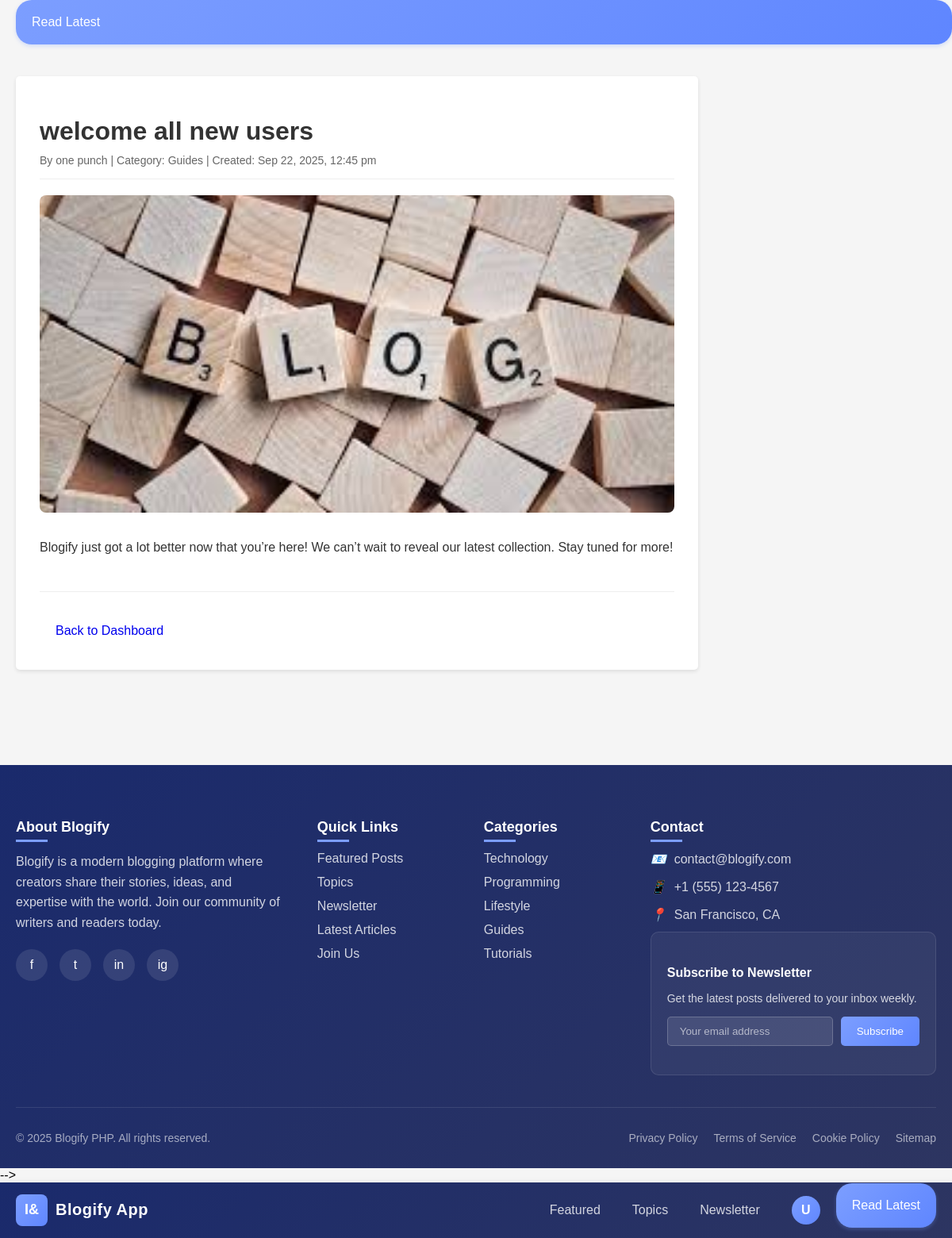
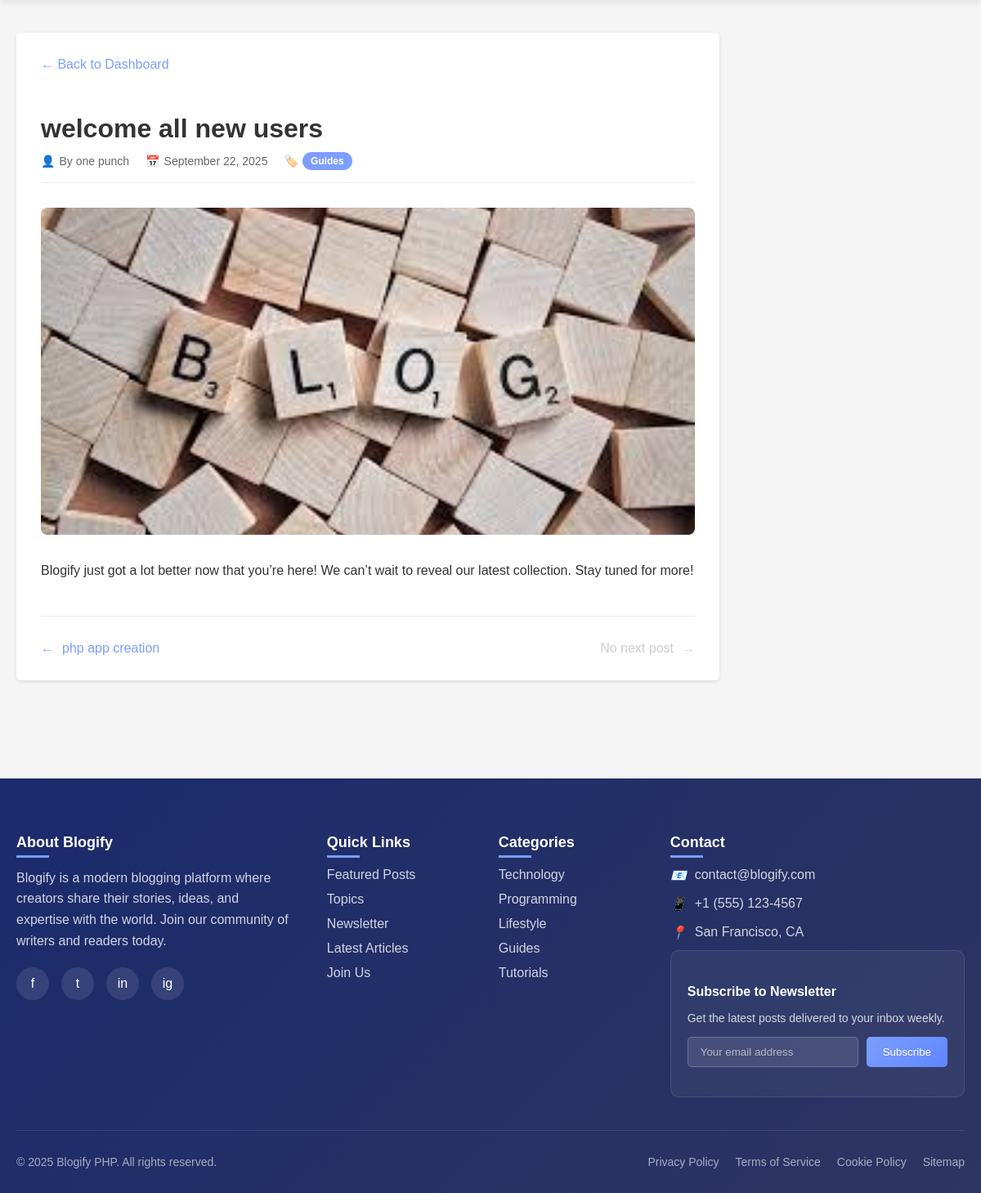
Screenshot of /users/view_blog.php?id=2 (signed in) with the database file from the repository (2 pictures, top to bottom).
### tables this page shows
CREATE TABLE `blogs` (
  `id` int(11) NOT NULL,
  `user_id` int(11) NOT NULL,
  `title` varchar(255) NOT NULL,
  `content` text NOT NULL,
  `category` varchar(100) NOT NULL,
  `image_url` varchar(255) DEFAULT NULL,
  `created_at` timestamp NOT NULL DEFAULT CURRENT_TIMESTAMP,
  `updated_at` timestamp NOT NULL DEFAULT CURRENT_TIMESTAMP ON UPDATE CURRENT_TIMESTAMP
);

CREATE TABLE `users` (
  `id` int(11) NOT NULL,
  `username` varchar(20) NOT NULL,
  `email` varchar(100) NOT NULL,
  `password` varchar(255) NOT NULL,
  `role` enum('admin','user','bloger','employee') NOT NULL DEFAULT 'admin'
);

### users/view_blog.php (the view, shortened to what this page needs)
<!-- <?php
require_once('../db.php');
$error = '';
$blog = null;
if (!isset($_GET['id']) || empty($_GET['id'])) {
    $error = "Blog ID is required.";
} else {
    $blog_id = $_GET['id'];
    try {
        $sql = "SELECT b.*, u.username
                FROM blogs b
                JOIN users u ON b.user_id = u.id
                WHERE b.id = :blog_id";
        $stmt = $conn->prepare($sql);
        $stmt->bindParam(":blog_id", $blog_id);
        $stmt->execute();
        $blog = $stmt->fetch(PDO::FETCH_ASSOC);
    } catch (PDOException $e) {
        $error = "An error occurred: " . $e->getMessage();
    }
}
?>
    <?php include('../layout/navbar.php'); ?>
    <div class="container">
        <?php if (!empty($error)): ?>
            <div class="error"><?php echo htmlspecialchars($error); ?></div>
            <a href="dashboard.php" class="btn">Back to Dashboard</a>
        <?php elseif ($blog): ?>
            <h1 class="blog-title"><?php echo htmlspecialchars($blog['title']); ?></h1>
            <div class="blog-meta">
                By <?php echo htmlspecialchars($blog['username']); ?> |
                Category: <?php echo htmlspecialchars($blog['category']); ?> |
                Created: <?php echo date('M j, Y, g:i a', strtotime($blog['created_at'])); ?>
            </div>
            <?php if (!empty($blog['image_url'])): ?>
                <img src="../<?php echo htmlspecialchars($blog['image_url']); ?>" alt="<?php echo htmlspecialchars($blog['title']); ?>" class="blog-image">
            <?php endif; ?>
            <div class="blog-content">
                <?php echo nl2br(htmlspecialchars($blog['content'])); ?>
            </div>
            <div class="blog-actions">
                <a href="dashboard.php" class="btn">Back to Dashboard</a>
            </div>
        <?php endif; ?>
    </div>
    <?php include('../layout/footer.php'); ?>
</body>
</html> -->
<?php
require_once('../db.php');
$blog_id = isset($_GET['id']) ? (int)$_GET['id'] : 0;
$error = '';
$blog = null;
$prev_blog = null;
$next_blog = null;
if ($blog_id > 0) {
    try {
        $sql = "SELECT b.*, u.username
                FROM blogs b
                JOIN users u ON b.user_id = u.id
                WHERE b.id = :blog_id";
        $stmt = $conn->prepare($sql);
        $stmt->bindParam(":blog_id", $blog_id);
        $stmt->execute();
        $blog = $stmt->fetch(PDO::FETCH_ASSOC);
        if (!$blog) {
            $error = "Blog post not found.";
        } else {
            $sql = "SELECT id, title FROM blogs
                    WHERE id < :blog_id
                    ORDER BY id DESC
                    LIMIT 1";
            $stmt = $conn->prepare($sql);
            $stmt->bindParam(":blog_id", $blog_id);
            $stmt->execute();
            $prev_blog = $stmt->fetch(PDO::FETCH_ASSOC);
            $sql = "SELECT id, title FROM blogs
                    WHERE id > :blog_id
                    ORDER BY id ASC
                    LIMIT 1";
            $stmt = $conn->prepare($sql);
            $stmt->bindParam(":blog_id", $blog_id);
            $stmt->execute();
            $next_blog = $stmt->fetch(PDO::FETCH_ASSOC);
        }
    } catch (PDOException $e) {
        $error = "An error occurred: " . $e->getMessage();
    }
} else {
    $error = "Invalid blog ID.";
}
?>
<!DOCTYPE html>
<html lang="en">
<head>
</head>
<body>
    <?php include('../layout/navbar.php'); ?>
    <div class="container">
        <?php if (!empty($error)): ?>
            <div class="error">
                <h2>Error</h2>
                <p><?php echo htmlspecialchars($error); ?></p>
                <a href="dashboard.php" class="back-to-dashboard">← Back to Dashboard</a>
            </div>
        <?php elseif ($blog): ?>
            <a href="dashboard.php" class="back-to-dashboard">← Back to Dashboard</a>
            <div class="blog-header">
                <h1 class="blog-title"><?php echo htmlspecialchars($blog['title']); ?></h1>
                <div class="blog-meta">
                    <div class="meta-item">
                        <span class="meta-icon">👤</span>
                        <span>By <?php echo htmlspecialchars($blog['username']); ?></span>
                    </div>
                    <div class="meta-item">
                        <span class="meta-icon">📅</span>
                        <span><?php echo date('F j, Y', strtotime($blog['created_at'])); ?></span>
                    </div>
                    <div class="meta-item">
                        <span class="meta-icon">🏷️</span>
                        <span class="category-tag"><?php echo htmlspecialchars($blog['category']); ?></span>
                    </div>
                </div>
            </div>
            <?php if (!empty($blog['image_url'])): ?>
                <img src="../<?php echo htmlspecialchars($blog['image_url']); ?>"
                     alt="<?php echo htmlspecialchars($blog['title']); ?>"
                     class="blog-image">
            <?php endif; ?>
            <div class="blog-content">
                <?php echo nl2br(htmlspecialchars($blog['content'])); ?>
            </div>
            <div class="blog-navigation">
                <?php if ($prev_blog): ?>
                    <a href="view_blog.php?id=<?php echo $prev_blog['id']; ?>" class="nav-link">
                        <span>←</span>
                        <span><?php echo htmlspecialchars($prev_blog['title']); ?></span>
                    </a>
                <?php endif; ?>
                <?php if ($next_blog): ?>
                    <a href="view_blog.php?id=<?php echo $next_blog['id']; ?>" class="nav-link">
                        <span><?php echo htmlspecialchars($next_blog['title']); ?></span>
                        <span>→</span>
                    </a>
                <?php else: ?>
                    <a href="#" class="nav-link disabled">
                        <span>No next post</span>
                        <span>→</span>
                    </a>
                <?php endif; ?>
            </div>
        <?php endif; ?>
    </div>
    <?php include('../layout/footer.php'); ?>
</body>
</html>

### users/view_blog.php (style rules this page uses)
body { font-family: Arial, sans-serif; margin: 0; padding: 0; background-color: #f5f5f5; min-height: 100vh; display: flex; flex-direction: column; }
.container { max-width: 800px; margin: 0 auto; background: white; padding: 30px; border-radius: 5px; box-shadow: 0 2px 5px rgba(0,0,0,0.1); flex: 1; margin: 40px 20px; }
.blog-header { margin-bottom: 30px; }
.blog-title { font-size: 32px; margin-bottom: 10px; color: #333; }
.blog-meta { display: flex; flex-wrap: wrap; gap: 20px; color: #666; font-size: 14px; margin-bottom: 20px; padding-bottom: 15px; border-bottom: 1px solid #eee; }
.meta-item { display: flex; align-items: center; gap: 5px; }
.meta-icon { color: #7c9eff; }
.category-tag { display: inline-block; background: #7c9eff; color: white; padding: 4px 10px; border-radius: 20px; font-size: 12px; font-weight: bold; }
.blog-image { width: 100%; max-height: 400px; object-fit: cover; border-radius: 8px; margin-bottom: 30px; }
.blog-content { line-height: 1.8; color: #333; font-size: 16px; margin-bottom: 40px; }
.blog-navigation { display: flex; justify-content: space-between; padding-top: 30px; border-top: 1px solid #eee; margin-top: 40px; }
.nav-link { display: flex; align-items: center; gap: 10px; color: #7c9eff; text-decoration: none; font-weight: 500; transition: color 0.3s; }
.nav-link.disabled { color: #ccc; cursor: not-allowed; }
.back-to-dashboard { display: inline-block; margin-bottom: 30px; color: #7c9eff; text-decoration: none; font-weight: 500; transition: color 0.3s; }
.blog-actions { margin-top: 40px; padding-top: 30px; border-top: 1px solid #eee; display: flex; gap: 15px; }
.btn { padding: 10px 20px; border-radius: 5px; text-decoration: none; font-weight: 500; transition: all 0.3s; }

### rows the page displays
blogs: title "welcome all new users", user.username "one punch", category "Guides", created_at "Sep 22, 2025, 12:45 pm", image_url (picture), content "Blogify just got a lot better now that you’re here! We can’t wait to reveal our latest collection. Stay tuned for more!", created_at "September 22, 2025"
blogs: title "php app creation"

### other values shown
substr($_SESSION['username'], 0, 1) "U"
